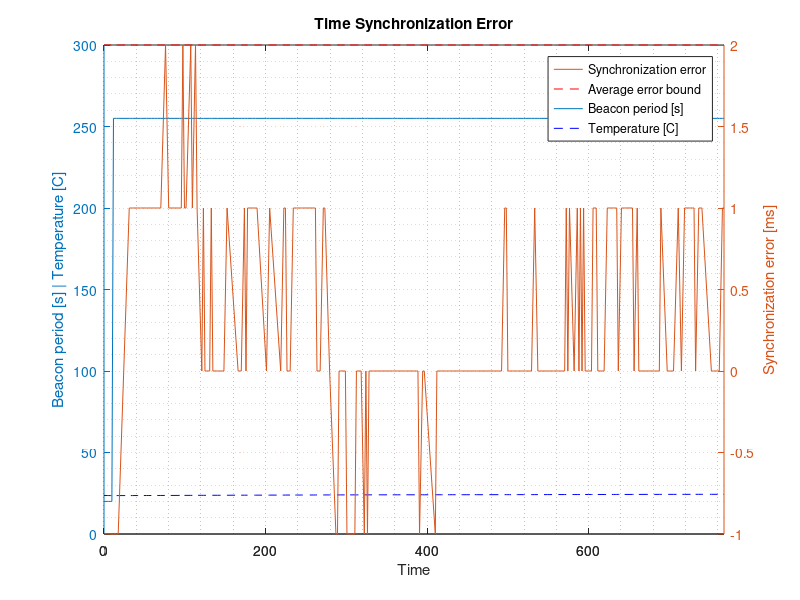
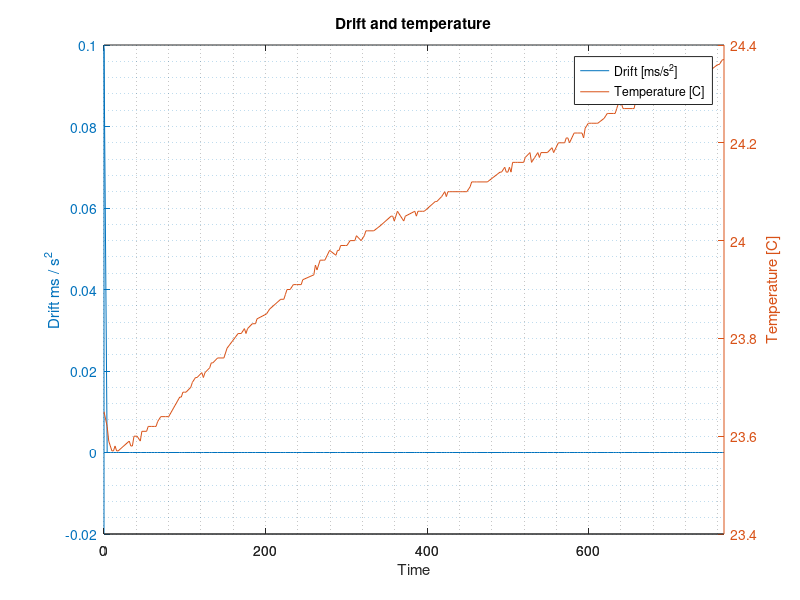
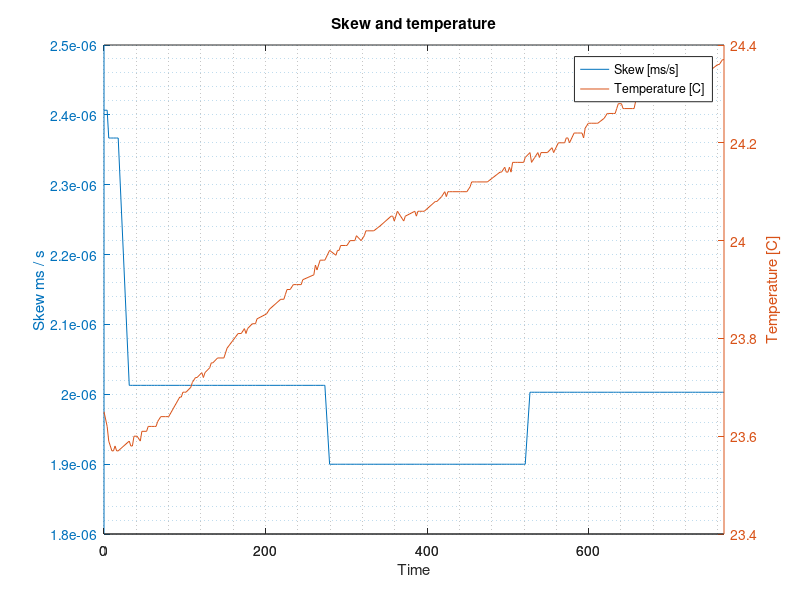

The MATLAB script that drew these images, in order:
data = dlmread('2014-12-22 20-13-52.txt'); % Stable measurements
%data = dlmread('2014-12-22 16-37-55.txt'); % Unstable measurements
%data = dlmread('2014-12-22 15-49-36.txt');
%data = dlmread('2014-12-22 15-26-48.txt');
%data = dlmread('2014-12-22 12-42-09.txt');

j = 1;
pairedData = zeros(length(data),6);
% pairedData = [timeSyncError, beaconPeriod, drift, skew, temp, seq, timestamp]
for i = 1:length(data)-1
   if ((abs(data(i,7) - data (i+1,7)) < 50) && (data(i,1)-data(i+1,1) ~= 0))
       if (abs(data(i,2)-data(i+1,2)) > 1000000)
           % outlier
           continue;
       end
       
       if(data(i,1) == 1) % parent is i, child is i+1
            pairedData(j,1) = data(i,2)-data(i+1,2);
            pairedData(j,2) = data(i,3);
            pairedData(j,3) = data(i,4);
            pairedData(j,4) = data(i+1,4);
            pairedData(j,5) = data(i+1,5);
            pairedData(j,6) = data(i,6);
            pairedData(j,7) = data(i,7);
       else % parent is i+1, child is i
            pairedData(j,1) = data(i+1,2)-data(i,2);
            pairedData(j,2) = data(i+1,3);
            pairedData(j,3) = data(i+1,4);
            pairedData(j,4) = data(i,4);
            pairedData(j,5) = data(i,5);
            pairedData(j,6) = data(i+1,6);
            pairedData(j,7) = data(i+1,7);
       end
       j = j+1;
   else
       % no match
   end
end
pairedData  = pairedData(1:j-1,:);

% Remove unwanted parts:
%pairedData  = pairedData(11:length(pairedData),:); %Unstable
pairedData  = pairedData(30:length(pairedData)/2-75,:); %Stable

% Normalize timestamps
pairedData(:,7) = (pairedData(:,7)-pairedData(1,7))/1000;

figure(1)
clf

% SyncError, beacon period, temperature and error bound vs time
[hAx,pBeacon,pError] = plotyy(pairedData(:,7),pairedData(:,2),pairedData(:,7),pairedData(:,1));
set(get(hAx(1),'Ylabel'),'String','Beacon period [s] | Temperature [C]') 
set(get(hAx(2),'Ylabel'),'String','Synchronization error [ms]')

axes(hAx(1))
hold on
plot(pairedData(:,7),pairedData(:,5),'--b');
axes(hAx(2))
hold on
plot(pairedData(:,7),ones(size(pairedData(:,7)))*2,'--r');

title('Time Synchronization Error')
xlabel('Time')

grid minor
legend(...
    'Synchronization error',...
    'Average error bound',...
    'Beacon period [s]',...
    'Temperature [C]')

%%
figure(2)
% Drift and temperature vs time
[hAx2,pBeacon,pError] = plotyy(pairedData(:,7),pairedData(:,3),pairedData(:,7),pairedData(:,5)); 

title('Drift and temperature')
xlabel('Time')

ylabel(hAx2(1),'Drift ms / s^2') % left y-axis
ylabel(hAx2(2),'Temperature [C]') % right y-axis

grid minor
legend(...
    'Drift [ms/s^2]',...
    'Temperature [C]')

figure(3)
% Skew and temperature vs time
[hAx2,pBeacon,pError] = plotyy(pairedData(:,7),pairedData(:,4),pairedData(:,7),pairedData(:,5)); 

title('Skew and temperature')
xlabel('Time')

ylabel(hAx2(1),'Skew ms / s') % left y-axis
ylabel(hAx2(2),'Temperature [C]') % right y-axis

grid minor
legend(...
    'Skew [ms/s]',...
    'Temperature [C]')
